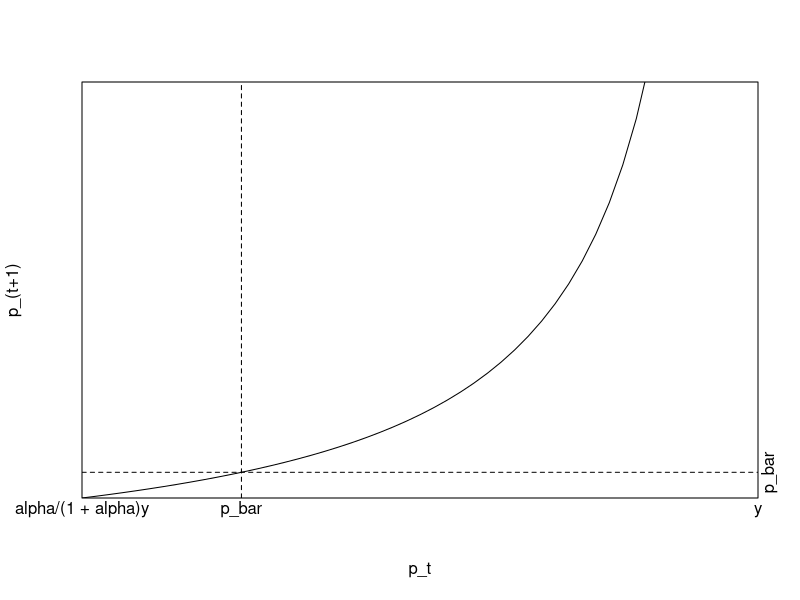

This chart was generated by the following R code:
## ---- chunk 1
knitr::opts_chunk$set(echo = TRUE)
## ---- chunk 2
y <- 1

alpha <- 0.99999

beta <- 0.999

p_bar <- (beta *y - 1 -alpha + sqrt((1-beta * y +alpha)^2 + 4*beta *alpha *y))/(2*beta)

plot(1, type = "n", ylab = "p_(t+1)", xlab = "p_t", xlim = c(alpha/(1 + alpha)*y, y), ylim = c(0, 10), xaxs = "i", yaxs = "i", axes = FALSE)
box()
if (1 + alpha < beta * y) print("Error")

p_t <- (0:(1*100))/100

p_t_1 <- p_t/(beta*(y-p_t))- (alpha/beta)

lines(x=p_t, y=p_t_1)

abline(h=p_bar, v=p_bar, lty=2)

mtext(side = 1, text = "p_bar", at = p_bar)
mtext(side = 1, text = "y", at = y)
mtext(side = 1, text = "alpha/(1 + alpha)y", at = alpha/(1 + alpha)*y)
mtext(side = 4, text = "p_bar", at = p_bar)
